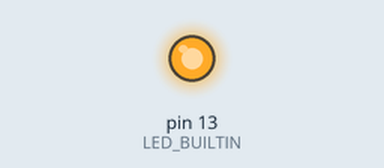
Recording of a sketch running on a simulated Arduino Uno, built with avr-gcc and run on an emulated ATmega328P. Parts: output pins drawn as LEDs (lit = HIGH).

Above: at 0.15 s.
At 3.95 s:
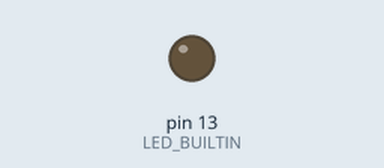
Timing chart, 0 to 4.8 s (numbered marks = the images above):
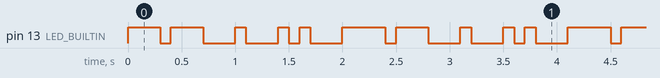

The sketch:

Yair_Morce.ino
```cpp
void setup() {
  // put your setup code here, to run once:
pinMode(LED_BUILTIN, OUTPUT);
}

void loop() {
  // put your main code here, to run repeatedly:
digitalWrite(LED_BUILTIN, HIGH);  // Y Punto Largo Dura 3 segundos
  delay(300);
  digitalWrite(LED_BUILTIN, LOW);   //Punto Cortos Dura 1 segundo
  delay(100);
  digitalWrite(LED_BUILTIN, HIGH);  //Punto Largo Dura 3 segundos
  delay(300);
  digitalWrite(LED_BUILTIN, LOW);   //Punto Largo Dura 3 segundos
  delay(300);

  digitalWrite(LED_BUILTIN, HIGH);  // A Punto Cortos Dura 1 segundo
  delay(100);
  digitalWrite(LED_BUILTIN, LOW);   // Punto Largo Dura 3 segundos
  delay(300);

  digitalWrite(LED_BUILTIN, HIGH);  // I Punto Cortos Dura 1 segundo
  delay(100);
  digitalWrite(LED_BUILTIN, LOW);   //Punto Cortos Dura 1 segundo
  delay(100);

  digitalWrite(LED_BUILTIN, HIGH);  //R Punto Cortos Dura 1 segundo
  delay(100);
  digitalWrite(LED_BUILTIN, LOW);   //Punto Largo Dura 3 segundos
  delay(300);
  digitalWrite(LED_BUILTIN, HIGH);  //Punto Cortos Dura 1 segundo
  delay(100);

}
```

Measured:
- by itself, pin 13 (LED_BUILTIN): repeats every 2.1 s: LOW 0.10 s, HIGH 0.30 s, 2 × (LOW 0.30 s, HIGH 0.10 s), LOW 0.10 s, HIGH 0.10 s, LOW 0.30 s, HIGH 0.40 s
- by itself, everything shown: repeats every 2.1 s, in 10 steps
